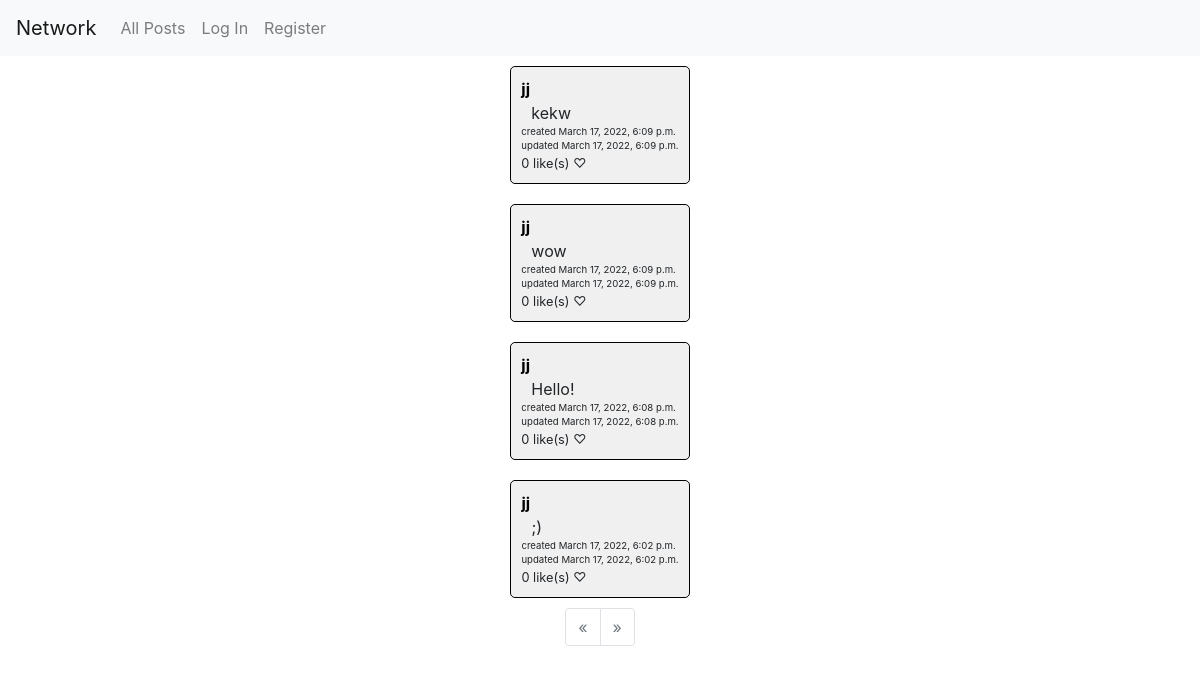
Before: / with the older database file.
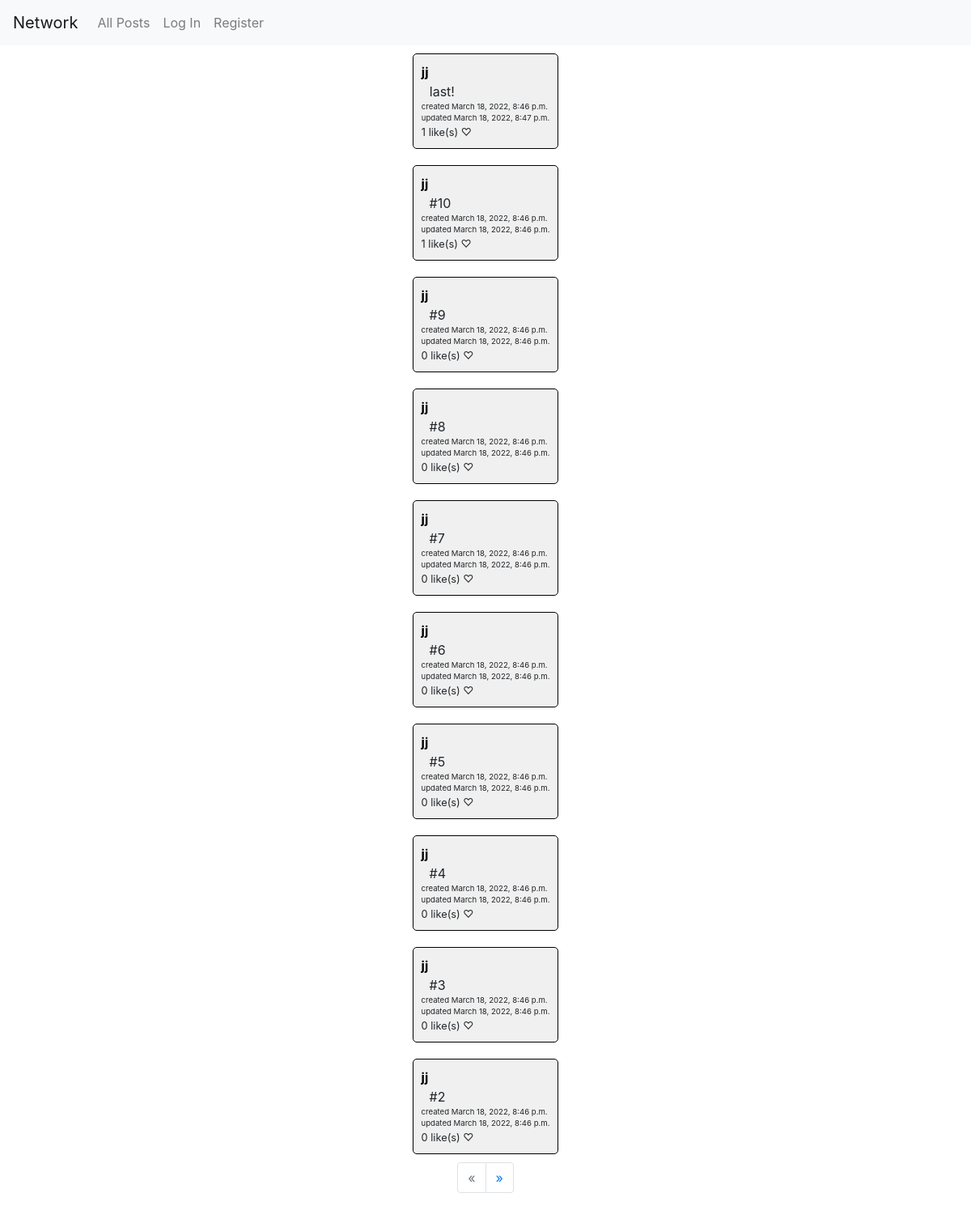
After: the same page with the newer database file.
### network/models.py (models this page shows, shortened)
class Post(models.Model):
    user = models.ForeignKey(
        User, on_delete=models.CASCADE, related_name="posts")
    content = models.TextField()
    created_at = models.DateTimeField(auto_now_add=True)
    updated_at = models.DateTimeField(auto_now=True)

class User(AbstractUser):
    liked_posts = models.ManyToManyField(
        "Post", related_name="liked", blank=True)
    followed_users = models.ManyToManyField(
        "self", related_name="users_following", blank=True, symmetrical=False)

### network/views.py (the view)
# urls.py: path("", views.index, name="index"),
def index(request):
    page = request.GET.get("page", 1)
    posts = Post.objects.order_by("-created_at")
    paginator = Paginator(posts, 10)
    page_obj = paginator.get_page(page)
    return render(request, "network/index.html", {
        "page_obj": page_obj
    })

### network/templatetags/helpers.py (called while the page is built)
@register.filter
def all(queryset):
    return queryset.all()

### network/templates/network/index.html
{% extends "network/layout.html" %}
{% load helpers %}
{% block body %}
    {% for post in page_obj.object_list %}
      {% include "post.html" with post=post %}
    {% endfor %}
    <ul class="pagination">
      {% if not page_obj.has_previous %}
        <li class="page-item disabled" tabindex="-1" aria-disabled="true">
          <span class="page-link">&laquo;</span>
        </li>
      {% else %}
        <li class="page-item">
          <a class="page-link" href="?page={{ page_obj.previous_page_number }}">&laquo;</a>
        </li>
      {% endif %}
      {% if not page_obj.has_next %}
        <li class="page-item disabled" tabindex="-1" aria-disabled="true">
          <span class="page-link">&raquo;</span>
        </li>
      {% else %}
        <li class="page-item">
          <a class="page-link" href="?page={{ page_obj.next_page_number }}">&raquo;</a>
        </li>
      {% endif %}
    </ul>
{% endblock %}

### network/templates/post.html (shortened to what this page needs)
{% load helpers %}
<div class="post" id="post-{{ post.id }}" data-post-id="{{ post.id }}">
    <a href="{% url 'profile' post.user.id %}" class="post-author">{{ post.user }}</a>
    <span class="post-content">{{ post.content }}</span>
    <span class="post-created-at">created {{ post.created_at }}</span>
    <span class="post-updated-at">updated {{ post.updated_at }}</span>
    <div class="post-likes-container">
      <span class="post-likes">{{ post.liked|all|length }} like(s)</span>
      {% if post in request.user.liked_posts|all %}
        <span class="post-like post-liked">♥</span>
      {% else %}
        <span class="post-like">♡</span>
      {% endif %}
    </div>
</div>

Changed rows visible on the page:
removed Post: user "jj", content "kekw", created_at "March 17, 2022, 6:09 p.m.", updated_at "March 17, 2022, 6:09 p.m.", liked|all "0"
removed Post: user "jj", content "wow", created_at "March 17, 2022, 6:09 p.m.", updated_at "March 17, 2022, 6:09 p.m.", liked|all "0"
removed Post: user "jj", content "Hello!", created_at "March 17, 2022, 6:08 p.m.", updated_at "March 17, 2022, 6:08 p.m.", liked|all "0"
removed Post: user "jj", content ";)", created_at "March 17, 2022, 6:02 p.m.", updated_at "March 17, 2022, 6:02 p.m.", liked|all "0"
added Post: user "jj", content "last!", created_at "March 18, 2022, 8:46 p.m.", updated_at "March 18, 2022, 8:47 p.m.", liked|all "1"
added Post: user "jj", content "#10", created_at "March 18, 2022, 8:46 p.m.", updated_at "March 18, 2022, 8:46 p.m.", liked|all "1"
added Post: user "jj", content "#9", created_at "March 18, 2022, 8:46 p.m.", updated_at "March 18, 2022, 8:46 p.m.", liked|all "0"
added Post: user "jj", content "#8", created_at "March 18, 2022, 8:46 p.m.", updated_at "March 18, 2022, 8:46 p.m.", liked|all "0"
added Post: user "jj", content "#7", created_at "March 18, 2022, 8:46 p.m.", updated_at "March 18, 2022, 8:46 p.m.", liked|all "0"
added Post: user "jj", content "#6", created_at "March 18, 2022, 8:46 p.m.", updated_at "March 18, 2022, 8:46 p.m.", liked|all "0"
added Post: user "jj", content "#5", created_at "March 18, 2022, 8:46 p.m.", updated_at "March 18, 2022, 8:46 p.m.", liked|all "0"
added Post: user "jj", content "#4", created_at "March 18, 2022, 8:46 p.m.", updated_at "March 18, 2022, 8:46 p.m.", liked|all "0"
added Post: user "jj", content "#3", created_at "March 18, 2022, 8:46 p.m.", updated_at "March 18, 2022, 8:46 p.m.", liked|all "0"
added Post: user "jj", content "#2", created_at "March 18, 2022, 8:46 p.m.", updated_at "March 18, 2022, 8:46 p.m.", liked|all "0"
